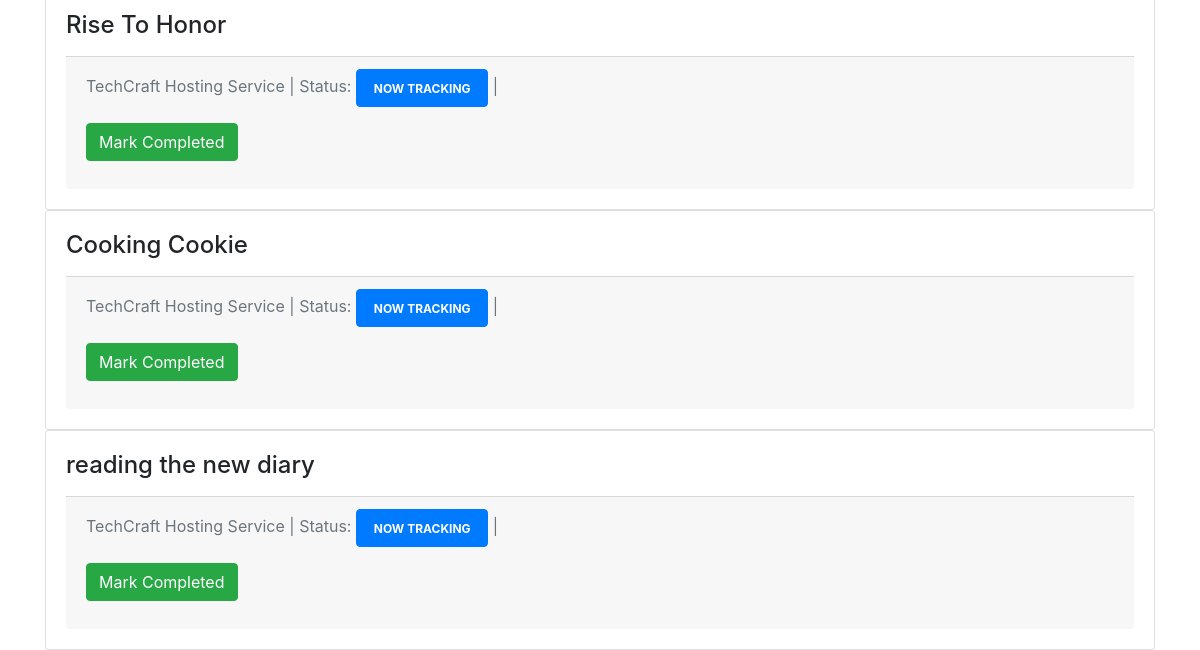
The app's page /active (lower part), older data.
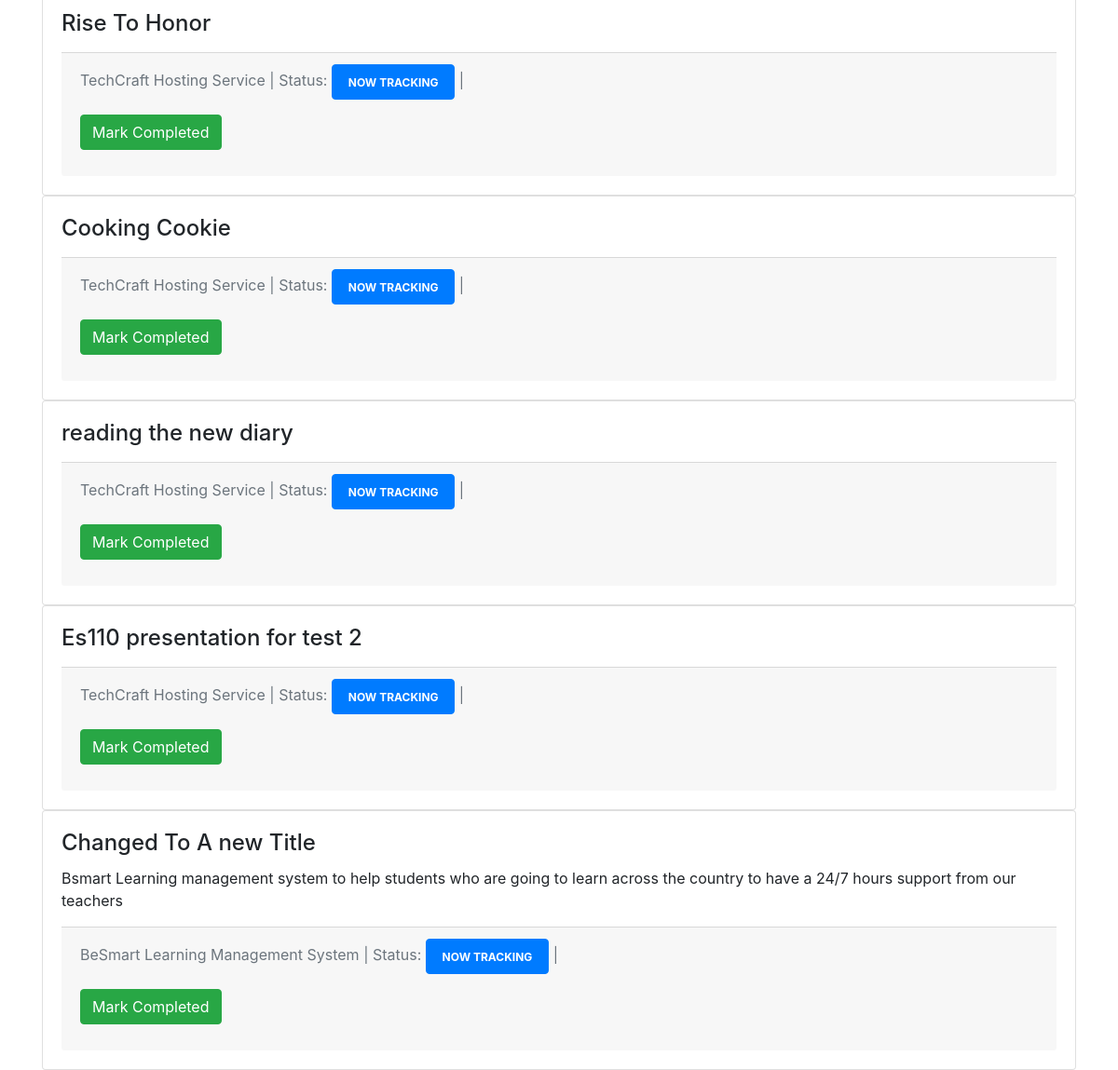
The same page, newer data.
### taskmanager/models.py (models this page shows, shortened)
class Task(models.Model):
    title = models.CharField(max_length=64, blank=True, null=True)
    project = models.ForeignKey(Project, on_delete=models.SET_NULL, null=True)
    tool_used = models.CharField(max_length=64, null=True, blank=True)
    category = models.CharField(max_length=16, default="Programming")
    added_time = models.DateTimeField(auto_now=True)
    status = models.CharField(max_length=16, default="PENDING")
    deadline = models.DateTimeField(auto_now=False, null=True, blank=True)
    completed_date = models.DateTimeField(
        auto_now=False, null=True, blank=True, default="")

class Project(models.Model):
    name = models.CharField(max_length=128, blank=True, null=True)
    added_time = models.DateTimeField(auto_now=True, blank=True, null=True)
    start_date = models.DateField(auto_now=False, blank=True, null=True)
    deadline = models.DateField(auto_now=False, blank=True, null=True)
    status = models.CharField(max_length=16, default="UNTRACKED")
    shareholder = models.CharField(max_length=64, default="Unknown")
    description = models.TextField(blank=True, null=True)
    completed_date = models.DateTimeField(
        auto_now=False, default="", null=True)

### taskmanager/views.py (the view)
# urls.py: path('active', ActiveTask.as_view(), name="active"),
class ActiveTask(View):
    def get(self, request):
        tasks = Task.objects.all()
        return render(request, 'ongoing-tasks.html', context={'tasks': tasks})

### templates/ongoing-tasks.html (shortened to what this page needs)
{% extends 'base.html' %}{% load static %}
{% block main %}
<div class="container">
{% for task in tasks %}
    <div class="card">
        <div class="card-body">
            <h4 class="card-title">{{task.title}}</h4>
            <p class="card-text">{{ task.project.description }}</p>
                <div class="card-footer text-muted">
                    <p class="align-left">{{ task.project.name}} | Status: <button class="btn btn-primary"><span class="badge">{{task.project.status}}</button> | <span>
                    <form method="POST" action="{% url 'complete'  %}">
                    <input type="submit" value="Mark Completed" class="btn btn-success" />
                    </form>
                    </span></p>
                </div>
        </div>
    </div>
{% endfor %}
</div>
{% endblock main%}

Row changes from the older to the newer data that the page shows:
added Task: title "Es110 presentation for test 2", project.name "TechCraft Hosting Service", project.status "NOW TRACKING"
added Task: title "Changed To A new Title", project.description "Bsmart Learning management system to help students who are going to learn across the country to have a 24/7 hours support from our teachers", project.name "BeSmart Learning Management System", project.status "NOW TRACKING"
